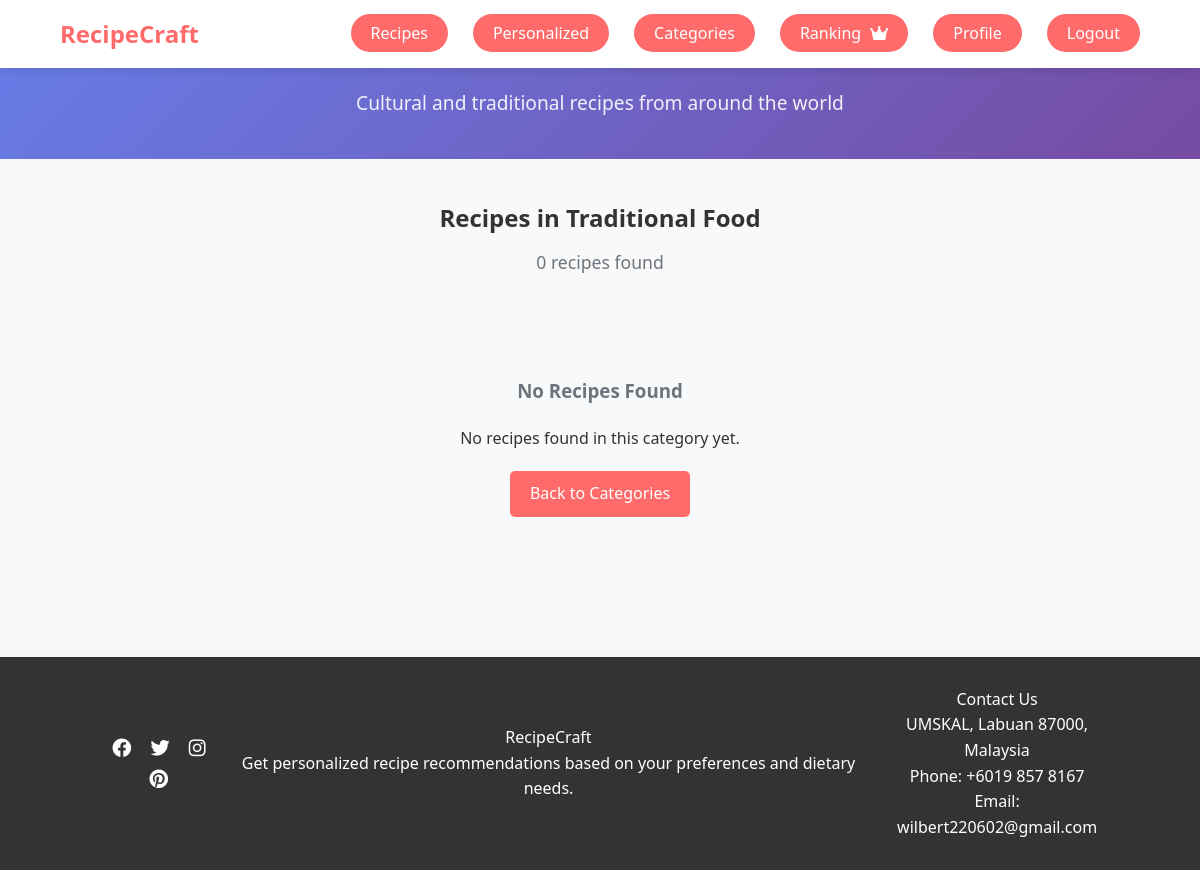
Page /categories.php?category=traditional-food (signed in) on the committed database.
### tables this page shows
CREATE TABLE categories (
    id INT AUTO_INCREMENT PRIMARY KEY,
    name VARCHAR(100) NOT NULL,
    slug VARCHAR(100) UNIQUE NOT NULL,
    description TEXT,
    image_url VARCHAR(500),
    created_at TIMESTAMP DEFAULT CURRENT_TIMESTAMP
);

### categories.php (the view, shortened to what this page needs)
<?php
require_once 'db.php';
$selected_category = $_GET['category'] ?? null;
$recipes = [];
$current_category = null;
if ($selected_category) {
    $stmt = $conn->prepare("SELECT * FROM categories WHERE slug = ?");
    $stmt->bind_param("s", $selected_category);
    $stmt->execute();
    $current_category = $stmt->get_result()->fetch_assoc();
}
?>
<!DOCTYPE html>
<html lang="en">
<head>
    <link rel="stylesheet" href="css/home.css">
    <link rel="stylesheet" href="https://cdnjs.cloudflare.com/ajax/libs/font-awesome/6.0.0-beta3/css/all.min.css">
</head>
<body>
    <header>
        <div class="container">
            <h1 class="logo">RecipeCraft</h1>
            <nav>
                <ul>
                    <li><a href="main.php" class="nav-btn">Recipes</a></li>
                    <li><a href="personalized.php" class="nav-btn">Personalized</a></li>
                    <li><a href="categories.php" class="nav-btn active">Categories</a></li>
                    <li><a href="top_rated.php" class="nav-btn">Ranking <i class="fas fa-crown"></i></a></li>
                    <li><a href="profile.php" class="nav-btn">Profile</a></li>
                    <li><a href="logout.php" class="nav-btn">Logout</a></li>
                </ul>
            </nav>
        </div>
    </header>
    <main>
        <?php if ($selected_category && $current_category): ?>
            <section class="category-header">
                <div class="container">
                    <h1><?php echo htmlspecialchars($current_category['name']); ?></h1>
                    <p><?php echo htmlspecialchars($current_category['description']); ?></p>
                </div>
            </section>
            <section class="recipes-section">
                <div class="container">
                    <div class="recipes-header">
                        <h2>Recipes in <?php echo htmlspecialchars($current_category['name']); ?></h2>
                        <div class="recipes-count"><?php echo count($recipes); ?> recipes found</div>
                    </div>
                    <?php if (!empty($recipes)): ?>
                        <div class="dishes-grid" id="dishes-container">
                            <?php foreach ($recipes as $recipe): ?>
                                <div class="dish-card" data-category="<?php echo htmlspecialchars($recipe['category_slug']); ?>">
                                    <div class="dish-image">
                                        <img src="<?php echo htmlspecialchars($recipe['image']); ?>" alt="<?php echo htmlspecialchars($recipe['title']); ?>">
                                    </div>
                                    <div class="dish-info">
                                        <h3><?php echo htmlspecialchars($recipe['title']); ?></h3>
                                        <p class="category"><?php echo htmlspecialchars($recipe['category_name']); ?></p>
                                        <div class="rating">
                                            <?php
                                            $rating = round($recipe['avg_rating']);
                                            for ($i = 1; $i <= 5; $i++) {
                                                if ($i <= $rating) {
                                                    echo '<i class="fas fa-star"></i>';
                                                } else {
                                                    echo '<i class="far fa-star"></i>';
                                                }
                                            }
                                            ?>
                                            <span class="rating-text">(<?php echo $recipe['rating_count']; ?> ratings)</span>
                                        </div>
                                        <p class="prep-time"><?php echo htmlspecialchars($recipe['prep_time']); ?></p>
                                        <a href="recipe.php?id=<?php echo $recipe['id']; ?>" class="view-recipe-btn">View Recipe</a>
                                    </div>
                                </div>
                            <?php endforeach; ?>
                        </div>
                    <?php else: ?>
                        <div class="no-recipes">
                            <h3>No Recipes Found</h3>
                            <p>No recipes found in this category yet.</p>
                            <a href="categories.php" class="back-to-categories">Back to Categories</a>
                        </div>
                    <?php endif; ?>
                </div>
            </section>
        <?php endif; ?>
    </main>
    <footer>
        <div class="container">
            <div class="social-links">
                <a href="#"><i class="fab fa-facebook"></i></a>
                <a href="#"><i class="fab fa-twitter"></i></a>
                <a href="#"><i class="fab fa-instagram"></i></a>
                <a href="#"><i class="fab fa-pinterest"></i></a>
            </div>
            <div class="social-links">
                <p>RecipeCraft</p>
                <p>Get personalized recipe recommendations based on your preferences and dietary needs.</p>
            </div>
            <div class="social-links">
                <p>Contact Us</p>
                <p>UMSKAL, Labuan 87000, Malaysia</p>
                <p>Phone: +6019 857 8167</p>
                <p>Email: wilbert220602@gmail.com</p>
            </div>
        </div>
    </footer>
</body>
</html>

### css/home.css (style rules this page uses)
* { margin: 0; padding: 0; box-sizing: border-box; font-family: 'Segoe UI', Tahoma, Geneva, Verdana, sans-serif; }
body { line-height: 1.6; color: #333; background-color: #f9f9f9; }
.container { width: 90%; max-width: 1200px; margin: 0 auto; padding: 0 20px; }
header { background-color: #fff; box-shadow: 0 2px 10px rgba(0, 0, 0, 0.1); position: fixed; width: 100%; top: 0; z-index: 1000; }
header .container { display: flex; justify-content: space-between; align-items: center; padding: 15px 0; }
.logo { font-size: 24px; font-weight: 700; color: #ff6b6b; }
nav ul { display: flex; list-style: none; align-items: center; }
nav ul li { margin-left: 25px; }
nav ul li a { text-decoration: none; color: #333; font-weight: 500; transition: all 0.3s; }
nav ul li a:hover, nav ul li a.active { color: #ff6b6b; }
.nav-btn { background-color: #ff6b6b; color: white !important; padding: 8px 20px; border-radius: 20px; transition: background-color 0.3s; }
.nav-btn i { margin-left: 5px; }
footer { background-color: #333; color: #fff; padding: 30px 0; text-align: center; }
footer .container { display: flex; justify-content: space-between; align-items: center; }
.social-links a { color: #fff; margin-left: 15px; font-size: 1.2rem; transition: color 0.3s; }
.category-header { background: linear-gradient(135deg, #667eea 0%, #764ba2 100%); color: white; padding: 40px 0; text-align: center; }
.category-header h1 { margin-bottom: 10px; }
.category-header p { font-size: 1.2em; opacity: 0.9; }
.recipes-section { padding: 40px 0; }
.recipes-header { text-align: center; margin-bottom: 40px; }
.recipes-count { color: #6c757d; font-size: 1.1em; margin-top: 10px; }
.no-recipes { text-align: center; padding: 60px 20px; background: #f8f9fa; border-radius: 10px; margin: 40px 0; }
.no-recipes h3 { color: #6c757d; margin-bottom: 20px; }
.back-to-categories { display: inline-block; background: #ff6b6b; color: white; padding: 10px 20px; text-decoration: none; border-radius: 5px; margin-top: 20px; }

### rows in the picture
categories: description "Cultural and traditional recipes from around the world", name "Traditional Food"

### other values in the picture
count($recipes) "0"
